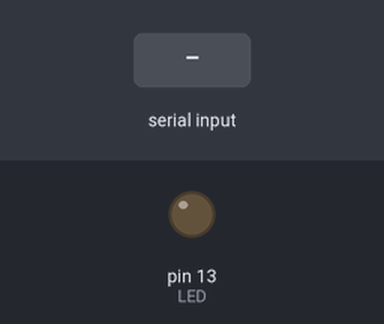
Bench run of a sketch on a simulated Arduino Uno, built with avr-gcc and run on an emulated ATmega328P. On the bench: output pins drawn as LEDs (lit = HIGH). The test bench sets the inputs (shaded band).

Above: at 1.2 s.
1.3 s: "1" received over Serial
At 2.1 s:
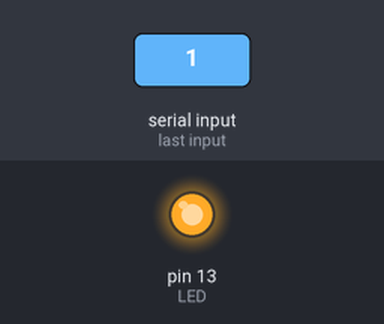
2.8 s: "0" received over Serial
At 3.2 s:
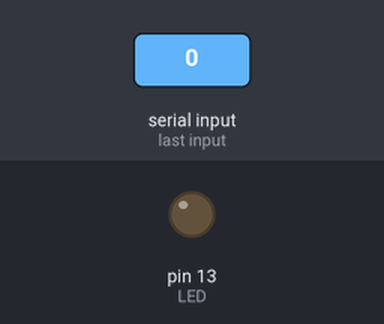
Timing chart, 0 to 5.8 s (numbered marks = the images above; inputs shaded):
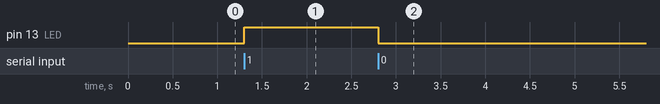

Measured:
- after the input at 1.3 s, pin 13 (LED): LOW → HIGH at once
- after the input at 2.8 s, pin 13 (LED): HIGH → LOW at once

The sketch:

HC06_Bluetooth_code.ino
```cpp
#define LED 13
char data;
void setup() {
  // put your setup code here, to run once:
  pinMode(LED, OUTPUT);
  Serial.begin(9600);
}

void loop() {
  // put your main code here, to run repeatedly:
  if (Serial.available() > 0) {
    data=Serial.read();
    if (data=='1') {
      digitalWrite(LED,HIGH);
    }
    else if (data=='0') {
      digitalWrite(LED,LOW);
    }
  }
}
```
